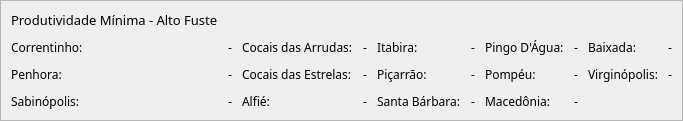
                      <widget class="QFrame" name="frame_42">
                       <property name="styleSheet">
                        <string notr="true"/>
                       </property>
                       <property name="frameShape">
                        <enum>QFrame::StyledPanel</enum>
                       </property>
                       <property name="frameShadow">
                        <enum>QFrame::Raised</enum>
                       </property>
                       <layout class="QGridLayout" name="gridLayout_16">
                        <property name="leftMargin">
                         <number>10</number>
                        </property>
                        <property name="topMargin">
                         <number>10</number>
                        </property>
                        <property name="rightMargin">
                         <number>10</number>
                        </property>
                        <property name="bottomMargin">
                         <number>10</number>
                        </property>
                        <property name="spacing">
                         <number>10</number>
                        </property>
                        <item row="4" column="4">
                         <widget class="QLabel" name="label_69">
                          <property name="font">
                           <font>
                            <family>Poppins</family>
                           </font>
                          </property>
                          <property name="text">
                           <string>Santa Bárbara:</string>
                          </property>
                         </widget>
                        </item>
                        <item row="2" column="6">
                         <widget class="QLabel" name="label_73">
                          <property name="font">
                           <font>
                            <family>Poppins</family>
                           </font>
                          </property>
                          <property name="text">
                           <string>Pingo D'Água:</string>
                          </property>
                         </widget>
                        </item>
                        <item row="4" column="6">
                         <widget class="QLabel" name="label_70">
                          <property name="font">
                           <font>
                            <family>Poppins</family>
                           </font>
                          </property>
                          <property name="text">
                           <string>Macedônia:</string>
                          </property>
                         </widget>
                        </item>
                        <item row="3" column="0">
                         <widget class="QLabel" name="label_62">
                          <property name="font">
                           <font>
                            <family>Poppins</family>
                           </font>
                          </property>
                          <property name="text">
                           <string>Penhora:</string>
                          </property>
                         </widget>
                        </item>
                        <item row="3" column="6">
                         <widget class="QLabel" name="label_74">
                          <property name="font">
                           <font>
                            <family>Poppins</family>
                           </font>
                          </property>
                          <property name="text">
                           <string>Pompéu:</string>
                          </property>
                         </widget>
                        </item>
                        <item row="4" column="2">
                         <widget class="QLabel" name="label_63">
                          <property name="font">
                           <font>
                            <family>Poppins</family>
                           </font>
                          </property>
                          <property name="text">
                           <string>Alfié:</string>
                          </property>
                         </widget>
                        </item>
                        <item row="3" column="8">
                         <widget class="QLabel" name="label_71">
                          <property name="font">
                           <font>
                            <family>Poppins</family>
                           </font>
                          </property>
                          <property name="text">
                           <string>Virginópolis:</string>
                          </property>
                         </widget>
                        </item>
                        <item row="3" column="2">
                         <widget class="QLabel" name="label_72">
                          <property name="font">
                           <font>
                            <family>Poppins</family>
                           </font>
                          </property>
                          <property name="text">
                           <string>Cocais das Estrelas:</string>
                          </property>
                         </widget>
                        </item>
                        <item row="2" column="2">
                         <widget class="QLabel" name="label_67">
                          <property name="font">
                           <font>
                            <family>Poppins</family>
                           </font>
                          </property>
                          <property name="text">
                           <string>Cocais das Arrudas:</string>
                          </property>
                         </widget>
                        </item>
                        <item row="4" column="0">
                         <widget class="QLabel" name="label_66">
                          <property name="font">
                           <font>
                            <family>Poppins</family>
                           </font>
                          </property>
                          <property name="text">
                           <string>Sabinópolis:</string>
                          </property>
                         </widget>
                        </item>
                        <item row="2" column="0">
                         <widget class="QLabel" name="label_64">
                          <property name="font">
                           <font>
                            <family>Poppins</family>
                           </font>
                          </property>
                          <property name="text">
                           <string>Correntinho:</string>
                          </property>
                         </widget>
                        </item>
                        <item row="2" column="8">
                         <widget class="QLabel" name="label_61">
                          <property name="font">
                           <font>
                            <family>Poppins</family>
                           </font>
                          </property>
                          <property name="text">
                           <string>Baixada:</string>
                          </property>
                         </widget>
                        </item>
                        <item row="2" column="4">
                         <widget class="QLabel" name="label_65">
                          <property name="font">
                           <font>
                            <family>Poppins</family>
                           </font>
                          </property>
                          <property name="text">
                           <string>Itabira:</string>
                          </property>
                         </widget>
                        </item>
                        <item row="1" column="0">
                         <widget class="QLabel" name="label_6">
                          <property name="font">
                           <font>
                            <family>Poppins SemiBold</family>
                            <pointsize>10</pointsize>
                           </font>
                          </property>
                          <property name="text">
                           <string>Produtividade Mínima - Alto Fuste</string>
                          </property>
                         </widget>
                        </item>
                        <item row="3" column="4">
                         <widget class="QLabel" name="label_68">
                          <property name="font">
                           <font>
                            <family>Poppins</family>
                           </font>
                          </property>
                          <property name="text">
                           <string>Piçarrão:</string>
                          </property>
                         </widget>
                        </item>
                        <item row="4" column="5">
                         <widget class="QLabel" name="label_46">
                          <property name="font">
                           <font>
                            <family>Poppins</family>
                           </font>
                          </property>
                          <property name="text">
                           <string>-</string>
                          </property>
                         </widget>
                        </item>
                        <item row="4" column="3">
                         <widget class="QLabel" name="label_43">
                          <property name="font">
                           <font>
                            <family>Poppins</family>
                           </font>
                          </property>
                          <property name="text">
                           <string>-</string>
                          </property>
                         </widget>
                        </item>
                        <item row="2" column="5">
                         <widget class="QLabel" name="label_44">
                          <property name="font">
                           <font>
                            <family>Poppins</family>
                           </font>
                          </property>
                          <property name="text">
                           <string>-</string>
                          </property>
                         </widget>
                        </item>
                        <item row="4" column="7">
                         <widget class="QLabel" name="label_49">
                          <property name="font">
                           <font>
                            <family>Poppins</family>
                           </font>
                          </property>
                          <property name="text">
                           <string>-</string>
                          </property>
                         </widget>
                        </item>
                        <item row="3" column="1">
                         <widget class="QLabel" name="label_39">
                          <property name="font">
                           <font>
                            <family>Poppins</family>
                           </font>
                          </property>
                          <property name="text">
                           <string>-</string>
                          </property>
                         </widget>
                        </item>
                        <item row="2" column="7">
                         <widget class="QLabel" name="label_47">
                          <property name="font">
                           <font>
                            <family>Poppins</family>
                           </font>
                          </property>
                          <property name="text">
                           <string>-</string>
                          </property>
                         </widget>
                        </item>
                        <item row="3" column="7">
                         <widget class="QLabel" name="label_48">
                          <property name="font">
                           <font>
                            <family>Poppins</family>
                           </font>
                          </property>
                          <property name="text">
                           <string>-</string>
                          </property>
                         </widget>
                        </item>
                        <item row="4" column="1">
                         <widget class="QLabel" name="label_40">
                          <property name="font">
                           <font>
                            <family>Poppins</family>
                           </font>
                          </property>
                          <property name="text">
                           <string>-</string>
                          </property>
                         </widget>
                        </item>
                        <item row="3" column="5">
                         <widget class="QLabel" name="label_45">
                          <property name="font">
                           <font>
                            <family>Poppins</family>
                           </font>
                          </property>
                          <property name="text">
                           <string>-</string>
                          </property>
                         </widget>
                        </item>
                        <item row="2" column="1">
                         <widget class="QLabel" name="label_38">
                          <property name="font">
                           <font>
                            <family>Poppins</family>
                           </font>
                          </property>
                          <property name="text">
                           <string>-</string>
                          </property>
                         </widget>
                        </item>
                        <item row="3" column="3">
                         <widget class="QLabel" name="label_42">
                          <property name="font">
                           <font>
                            <family>Poppins</family>
                           </font>
                          </property>
                          <property name="text">
                           <string>-</string>
                          </property>
                         </widget>
                        </item>
                        <item row="2" column="3">
                         <widget class="QLabel" name="label_41">
                          <property name="font">
                           <font>
                            <family>Poppins</family>
                           </font>
                          </property>
                          <property name="text">
                           <string>-</string>
                          </property>
                         </widget>
                        </item>
                        <item row="2" column="9">
                         <widget class="QLabel" name="label_50">
                          <property name="font">
                           <font>
                            <family>Poppins</family>
                           </font>
                          </property>
                          <property name="text">
                           <string>-</string>
                          </property>
                         </widget>
                        </item>
                        <item row="3" column="9">
                         <widget class="QLabel" name="label_51">
                          <property name="font">
                           <font>
                            <family>Poppins</family>
                           </font>
                          </property>
                          <property name="text">
                           <string>-</string>
                          </property>
                         </widget>
                        </item>
                       </layout>
                      </widget>
